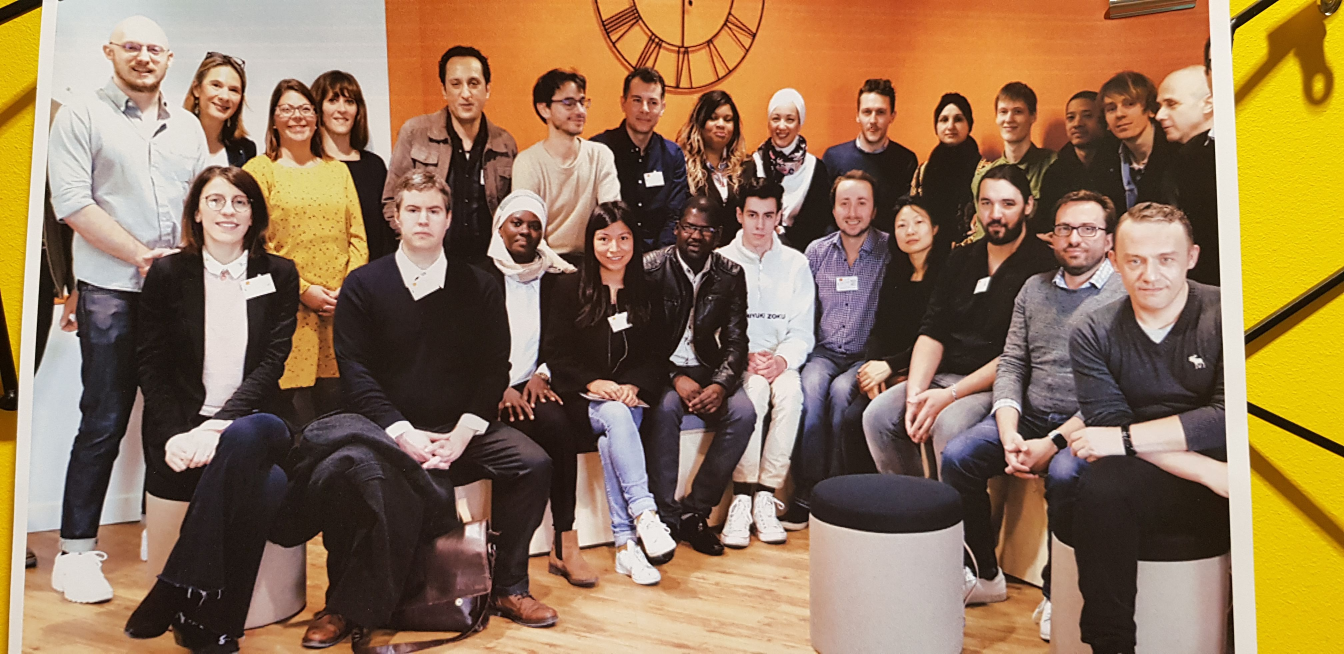
#> input picture promo.jpg, 4032 x 1960 px (shown at 1/3 size)
$ python face_detection_image.py
#> lines starting #> are read from the running program, lines starting #| are printed output that depends on the picture; after the words box and inside, x2 and y2 are one past the last pixel; in counts of white or black regions, pixels touching at a corner belong together
import cv2

# Defining the classifier
face_cascade = cv2.CascadeClassifier('haarcascade_frontalface_default.xml')

#  Read the input image
img = cv2.imread('promo.jpg')
#> img is the input picture: shape (1960, 4032, 3); mean B, G, R 85.6, 115.9, 144.1

# Resize image just for convenience
img = cv2.resize(img, (1480, 840))
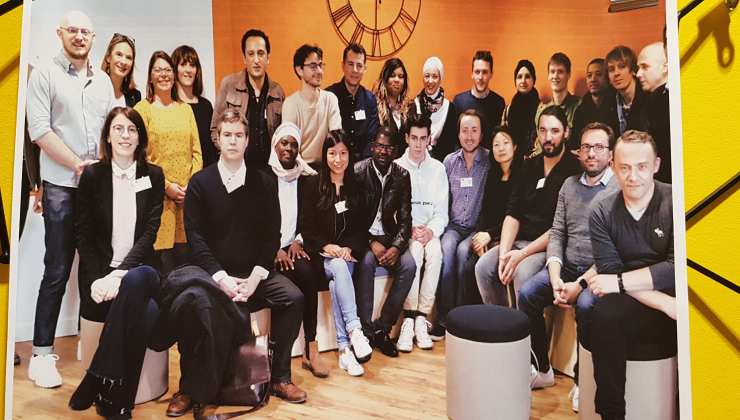
#> img: shape (840, 1480, 3) (shown at 1/2 size); mean B, G, R 85.5, 115.8, 144.1

# Transform image to gray image
gray = cv2.cvtColor(img, cv2.COLOR_BGR2GRAY)
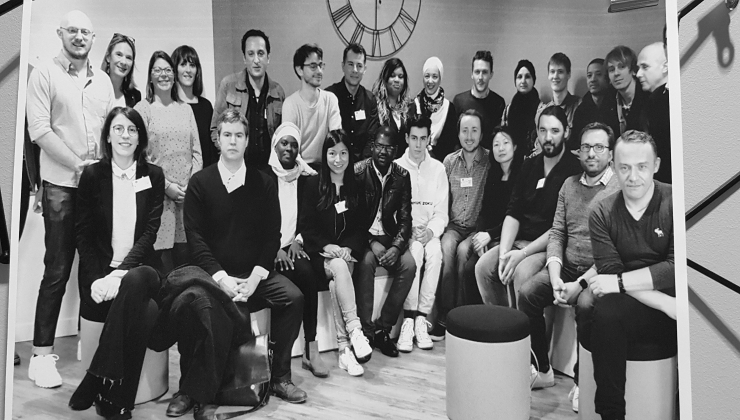
#> gray: shape (840, 1480) (shown at 1/2 size); min 0, max 255, mean 120.8

faces = face_cascade.detectMultiScale(gray, 1.1, 4)
#> faces = 25 rows, first 6: [1087, 123, 53, 53], [935, 123, 56, 56], [769, 135, 47, 47], [1023, 134, 51, 51], [298, 118, 56, 56], [809, 255, 57, 57]

# adding text
font = cv2.FONT_HERSHEY_SIMPLEX
text = 'height: ' + str(img.shape[0]) + '   width: ' + str(img.shape[1])
#> text = 'height: 840   width: 1480'
img = cv2.putText(img, text, (10, 50), font, 1, (0, 255, 255), 2, cv2.LINE_AA)
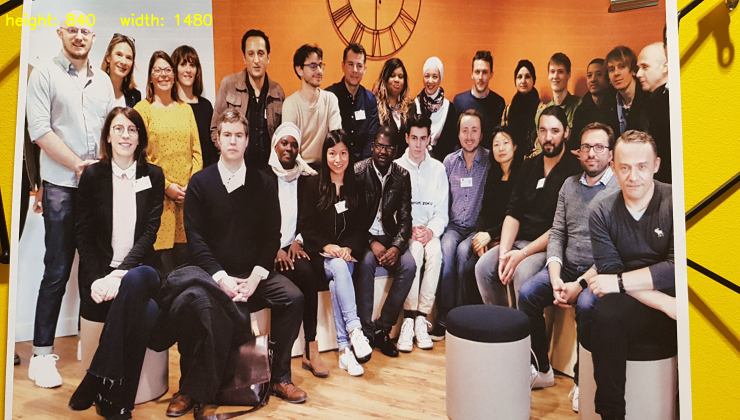
#> img: shape (840, 1480, 3) (shown at 1/2 size); 0.34% of pixels changed, all inside (x1, y1, x2, y2) = (12, 27, 425, 60)

# draw rectangles around faces
for (x, y, w, h) in faces:
    cv2.rectangle(img, (x, y), (x + w, y + h), (255, 0, 0), 3)
#> this loop made 25 passes
#> (x, y, w, h) on passes 1 to 12: (1087, 123, 53, 53), (935, 123, 56, 56), (769, 135, 47, 47), (1023, 134, 51, 51), (298, 118, 56, 56), (809, 255, 57, 57), (977, 267, 57, 57), (1161, 128, 55, 55), (550, 267, 55, 55), (740, 273, 54, 54), (681, 108, 58, 58), (348, 108, 57, 57)
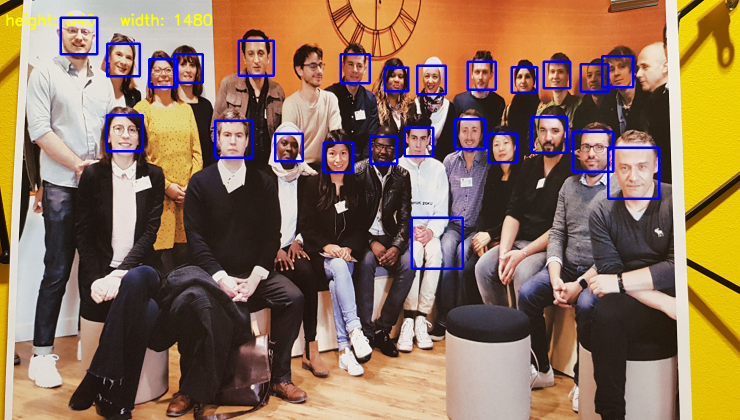
#> img: shape (840, 1480, 3) (shown at 1/2 size); 2.54% of pixels changed, all inside (x1, y1, x2, y2) = (119, 33, 1321, 540)

# Display the output
cv2.imshow('img', img)
# Save file (optional)
cv2.imwrite('saved.jpg',img)

cv2.waitKey()
cv2.destroyAllWindows
